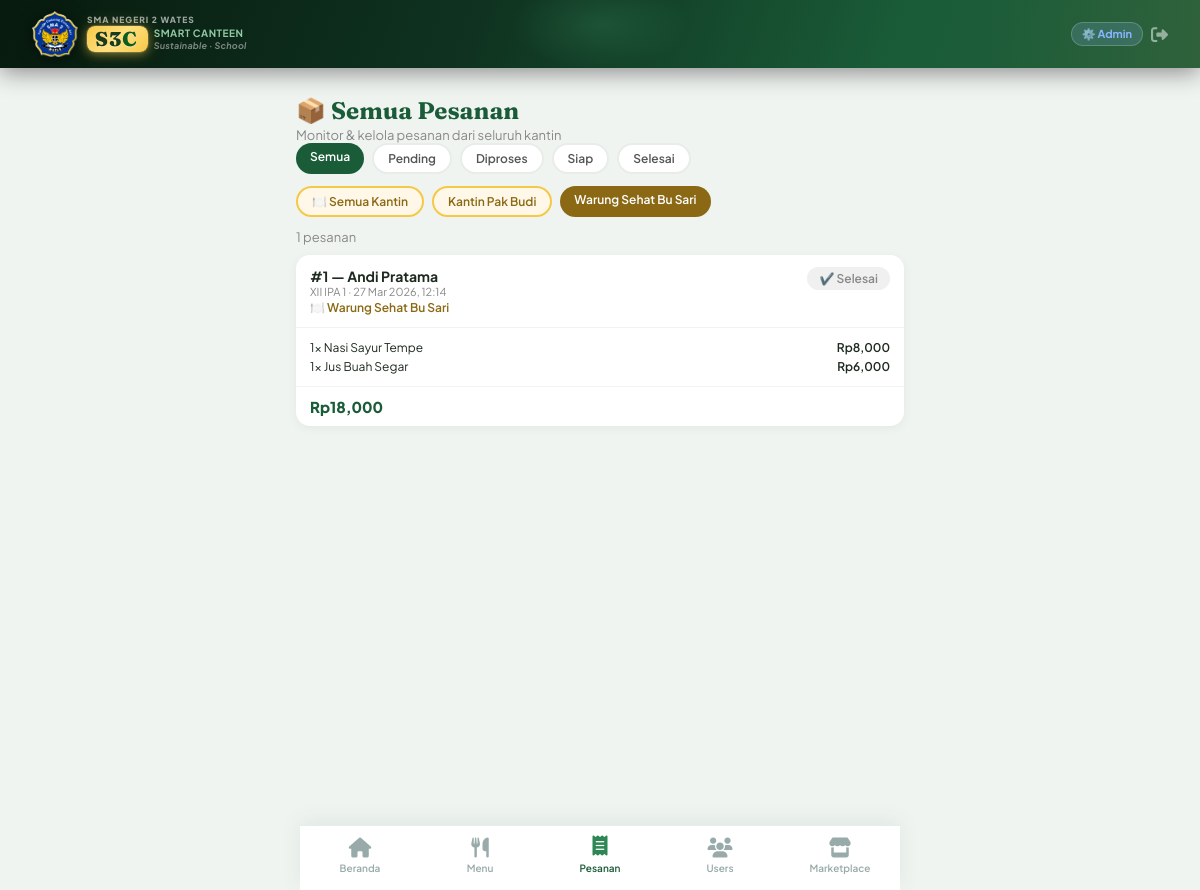
/admin/orders?status=all&tenant=2 (signed in), run on an earlier commit of the app's database.
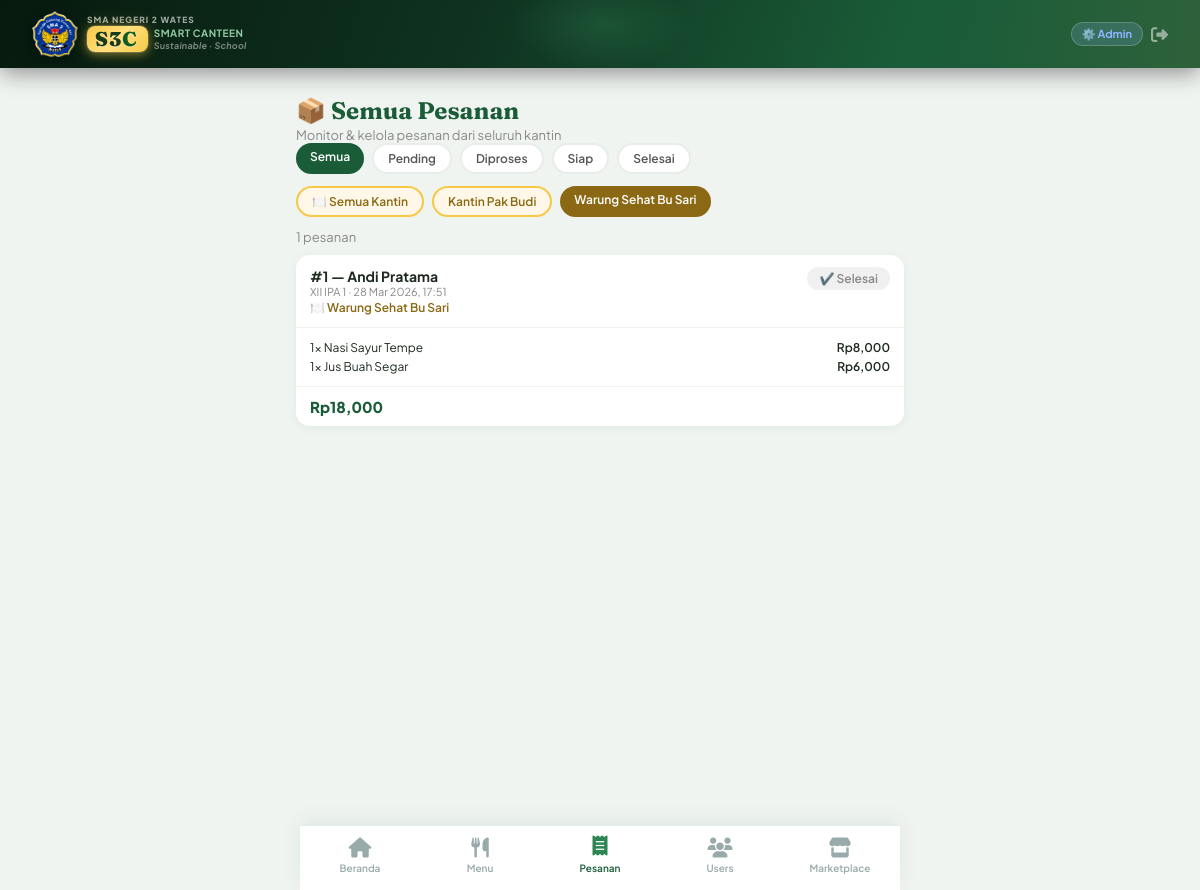
And on a later commit of the database.
### tables this page shows
CREATE TABLE orders (
            id INTEGER PRIMARY KEY AUTOINCREMENT,
            student_id INTEGER NOT NULL, tenant_id INTEGER NOT NULL,
            status TEXT DEFAULT 'pending', total_price REAL DEFAULT 0, notes TEXT,
            created_at TEXT DEFAULT (datetime('now')),
            FOREIGN KEY (student_id) REFERENCES users(id),
            FOREIGN KEY (tenant_id) REFERENCES users(id)
        );

CREATE TABLE users (
            id INTEGER PRIMARY KEY AUTOINCREMENT,
            name TEXT NOT NULL, username TEXT UNIQUE NOT NULL,
            password TEXT NOT NULL, role TEXT NOT NULL,
            kelas TEXT, tenant_name TEXT, photo TEXT,
            created_at TEXT DEFAULT (datetime('now'))
        );

### app.py (the view)
@app.route('/admin/orders')
def admin_orders():
    if 'user_id' not in session or session['role'] != 'admin': return redirect(url_for('login'))
    sf = request.args.get('status','all')
    tenant_id = request.args.get('tenant','all')
    sql = '''SELECT o.*,s.name as student_name,s.kelas,t.tenant_name,t.name as tname
             FROM orders o JOIN users s ON o.student_id=s.id JOIN users t ON o.tenant_id=t.id WHERE 1=1'''
    args = []
    if sf != 'all': sql += ' AND o.status=?'; args.append(sf)
    if tenant_id != 'all': sql += ' AND o.tenant_id=?'; args.append(tenant_id)
    sql += ' ORDER BY o.created_at DESC LIMIT 100'
    orders  = query_db(sql, args)
    tenants = query_db("SELECT * FROM users WHERE role='tenant' ORDER BY tenant_name")
    oim     = {o['id']: query_db('SELECT oi.*,m.name as mname FROM order_items oi JOIN menus m ON oi.menu_id=m.id WHERE oi.order_id=?',[o['id']]) for o in orders}
    return render_template('admin/orders.html', orders=orders, tenants=tenants, order_items_map=oim, status_filter=sf, tenant_filter=tenant_id)

### app.py (called while the page is built)
def get_db():
    db = getattr(g, '_database', None)
    if db is None:
        db = g._database = sqlite3.connect(DATABASE)
        db.row_factory = sqlite3.Row
        db.execute("PRAGMA foreign_keys = ON")
    return db

@app.teardown_appcontext
def close_connection(exc):
    db = getattr(g, '_database', None)
    if db: db.close()

def query_db(q, args=(), one=False, commit=False):
    db = get_db()
    cur = db.execute(q, args)
    if commit:
        db.commit()
        return cur.lastrowid
    rv = cur.fetchall()
    return (rv[0] if rv else None) if one else rv

@app.template_filter('strftime')
def strftime_filter(s, fmt='%d %b %Y'):
    if not s: return ''
    try:    return datetime.strptime(s[:19],'%Y-%m-%d %H:%M:%S').strftime(fmt)
    except:
        try: return datetime.strptime(s[:10],'%Y-%m-%d').strftime(fmt)
        except: return s

### templates/admin/orders.html (shortened to what this page needs)
{% extends 'base.html' %}
{% block content %}
<div class="page-header">
    <div class="page-title">📦 Semua Pesanan</div>
    <div class="page-subtitle">Monitor & kelola pesanan dari seluruh kantin</div>
</div>
<div style="padding:0 16px 12px;display:flex;gap:8px;overflow-x:auto;flex-wrap:wrap;">
    {% for s,label in [('all','Semua'),('pending','Pending'),('processing','Diproses'),('ready','Siap'),('done','Selesai')] %}
    <a href="{{ url_for('admin_orders', status=s, tenant=tenant_filter) }}"
       style="flex-shrink:0;padding:6px 14px;border-radius:20px;font-size:12px;font-weight:600;text-decoration:none;
              {% if status_filter==s %}background:#1a5c38;color:white;{% else %}background:white;color:#555;border:2px solid #e8ede9;{% endif %}">
        {{ label }}
    </a>
    {% endfor %}
</div>
<div style="padding:0 16px 12px;display:flex;gap:8px;overflow-x:auto;">
    <a href="{{ url_for('admin_orders', status=status_filter, tenant='all') }}"
       style="flex-shrink:0;padding:6px 14px;border-radius:20px;font-size:12px;font-weight:600;text-decoration:none;
              {% if tenant_filter=='all' %}background:#8b6914;color:white;{% else %}background:#fff8e8;color:#8b6914;border:2px solid #f6c847;{% endif %}">
        🍽️ Semua Kantin
    </a>
    {% for t in tenants %}
    <a href="{{ url_for('admin_orders', status=status_filter, tenant=t.id) }}"
       style="flex-shrink:0;padding:6px 14px;border-radius:20px;font-size:12px;font-weight:600;text-decoration:none;
              {% if tenant_filter|string==t.id|string %}background:#8b6914;color:white;{% else %}background:#fff8e8;color:#8b6914;border:2px solid #f6c847;{% endif %}">
        {{ t.tenant_name or t.name }}
    </a>
    {% endfor %}
</div>
<div style="padding:0 16px 80px;">
    {% if orders %}
    <div style="font-size:13px;color:#888;margin-bottom:10px;">{{ orders|length }} pesanan</div>
    {% for order in orders %}
    <div style="background:white;border-radius:14px;margin-bottom:10px;overflow:hidden;box-shadow:0 2px 8px rgba(26,92,56,0.07);">
        <div style="padding:12px 14px;border-bottom:1px solid #f0f4f1;">
            <div style="display:flex;justify-content:space-between;align-items:flex-start;">
                <div>
                    <div style="font-weight:700;font-size:14px;">#{{ order.id }} — {{ order.student_name }}</div>
                    <div style="font-size:11px;color:#888;">{{ order.kelas or '-' }} · {{ order.created_at | strftime('%d %b %Y, %H:%M') }}</div>
                    <div style="font-size:12px;color:#8b6914;font-weight:600;margin-top:2px;">🍽️ {{ order.tenant_name or order.tname }}</div>
                </div>
                <span class="chip chip-{{ order.status }}">
                    {% if order.status=='pending' %}⏳ Pending
                    {% elif order.status=='processing' %}🔄 Diproses
                    {% elif order.status=='ready' %}✅ Siap
                    {% else %}✔️ Selesai{% endif %}
                </span>
            </div>
        </div>
        <div style="padding:10px 14px;border-bottom:1px solid #f0f4f1;">
            {% for item in order_items_map.get(order.id, []) %}
            <div style="display:flex;justify-content:space-between;font-size:12px;padding:2px 0;">
                <span>{{ item.quantity }}× {{ item.mname }}</span>
                <span style="font-weight:600;">Rp{{ "{:,.0f}".format(item.subtotal) }}</span>
            </div>
            {% endfor %}
        </div>
        <div style="padding:10px 14px;display:flex;justify-content:space-between;align-items:center;">
            <div style="font-weight:800;color:#1a5c38;font-size:15px;">Rp{{ "{:,.0f}".format(order.total_price) }}</div>
        </div>
    </div>
    {% endfor %}
    {% else %}
    <div class="empty-state"><i class="fas fa-inbox"></i><p>Tidak ada pesanan</p></div>
    {% endif %}
</div>
{% endblock %}

What changed in the data, as far as the page shows it:
changed orders "Andi Pratama": created_at|strftime "27 Mar 2026, 12:14" → "28 Mar 2026, 17:51"
